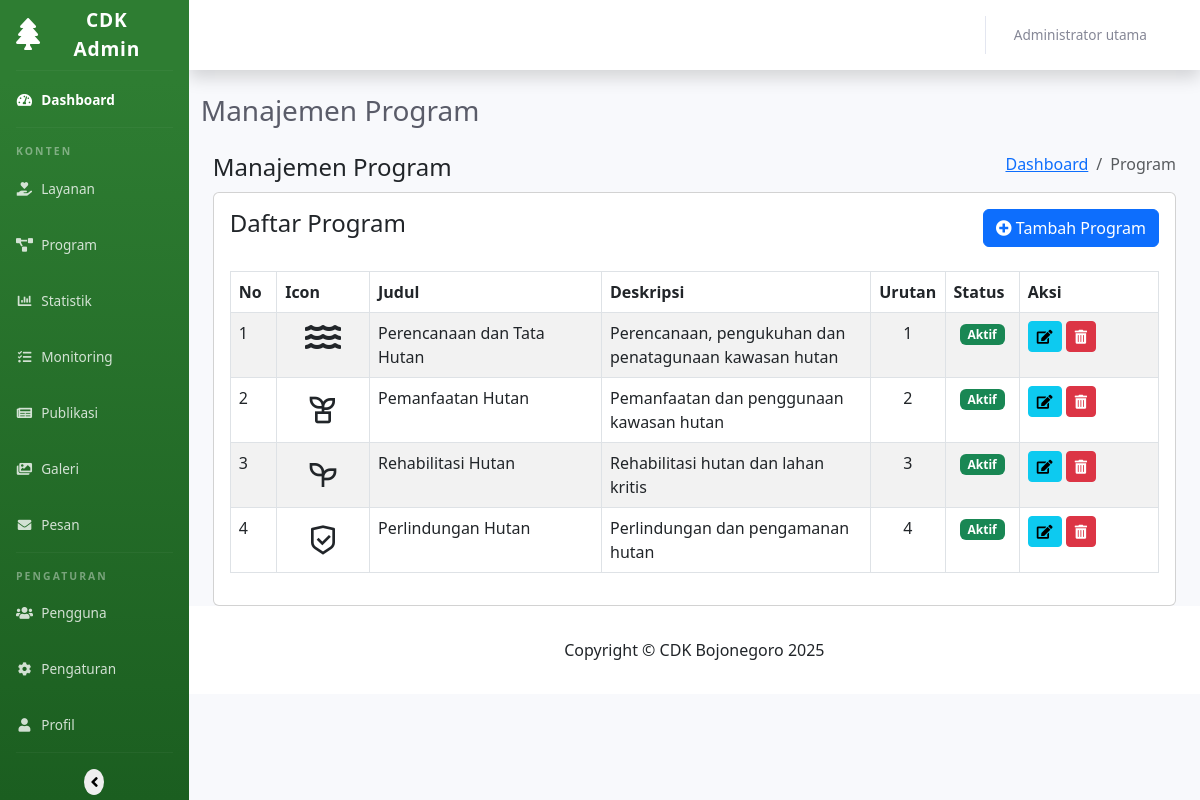
Page /admin/modules/program/index.php (signed in) on the committed database.
### tables this page shows
CREATE TABLE `users`  (
  `id` int(0) NOT NULL AUTO_INCREMENT,
  `username` varchar(50) NOT NULL,
  `password` varchar(255) NOT NULL,
  `name` varchar(100) NOT NULL,
  `email` varchar(100) NOT NULL,
  `role` enum('admin','editor') NOT NULL,
  `last_login` datetime(0) NULL DEFAULT NULL,
  `created_at` timestamp(0) NULL DEFAULT CURRENT_TIMESTAMP(0),
  `updated_at` timestamp(0) NULL DEFAULT CURRENT_TIMESTAMP(0) ON UPDATE CURRENT_TIMESTAMP(0),
  PRIMARY KEY (`id`) USING BTREE,
  UNIQUE INDEX `username`(`username`) USING BTREE
);

CREATE TABLE `programs`  (
  `id` int(0) NOT NULL AUTO_INCREMENT,
  `title` varchar(100) NOT NULL,
  `icon` varchar(50) NOT NULL,
  `description` text NULL,
  `content` text NULL,
  `order_number` int(0) NULL DEFAULT 0,
  `is_active` tinyint(1) NULL DEFAULT 1,
  `created_at` timestamp(0) NULL DEFAULT CURRENT_TIMESTAMP(0),
  `updated_at` timestamp(0) NULL DEFAULT CURRENT_TIMESTAMP(0) ON UPDATE CURRENT_TIMESTAMP(0),
  PRIMARY KEY (`id`) USING BTREE
);

### includes/config.php (called while the page is built, shortened)
<?php
$site_config = [
    'base_url' => 'http://localhost:8000/website-cdk-3',
    'admin_url' => 'http://localhost:8000/website-cdk-3/admin',
    'upload_dir' => 'uploads',
    'debug_mode' => true
];
function generateCsrfToken()
{
    if (function_exists('generateFormToken')) {
        return generateFormToken('global');
    }
    $token = bin2hex(random_bytes(32));
    return $token;
}

### admin/includes/auth.php (called while the page is built, shortened)
<?php
function getCurrentAdmin()
{
    global $pdo;
    try {
        $stmt = $pdo->prepare("SELECT * FROM users WHERE id = :id");
        $stmt->execute(['id' => $_SESSION['admin_id']]);
        return $stmt->fetch();
    } catch (PDOException $e) {
        error_log('Error getting current admin: ' . $e->getMessage());
        return null;
    }
}

### admin/includes/functions.php (called while the page is built, shortened)
<?php
function generateFormToken($form_name)
{
    $token = bin2hex(random_bytes(32));
    return $token;
}

### admin/modules/program/index.php (the view, shortened to what this page needs)
<?php
require_once BASE_PATH . '/includes/config.php';
require_once ADMIN_PATH . '/includes/auth.php';
require_once ADMIN_PATH . '/includes/functions.php';
try {
    $stmt = $pdo->query("SELECT * FROM programs ORDER BY order_number");
    $programs = $stmt->fetchAll();
} catch (PDOException $e) {
    $message = 'Error: ' . $e->getMessage();
    $message_type = 'danger';
    $programs = [];
}
$csrf_token = generateCsrfToken();
$page_title = 'Manajemen Program';
include_once ADMIN_PATH . '/includes/header.php';
?>
<div class="content-wrapper">
    <div class="container-fluid">
        <div class="row page-titles">
            <div class="col-md-5 align-self-center">
                <h4 class="text-themecolor">Manajemen Program</h4>
            </div>
            <div class="col-md-7 align-self-center text-end">
                <div class="d-flex justify-content-end align-items-center">
                    <ol class="breadcrumb">
                        <li class="breadcrumb-item"><a
                                href="<?php echo $site_config['admin_url']; ?>/dashboard.php">Dashboard</a></li>
                        <li class="breadcrumb-item active">Program</li>
                    </ol>
                </div>
            </div>
        </div>
        <div class="row">
            <div class="col-12">
                <div class="card">
                    <div class="card-body">
                        <div class="d-flex justify-content-between align-items-center mb-4">
                            <h4 class="card-title">Daftar Program</h4>
                            <a href="add.php" class="btn btn-primary">
                                <i class="fas fa-plus-circle"></i> Tambah Program
                            </a>
                        </div>
                        <div class="table-responsive">
                            <table class="table table-striped table-bordered datatable">
                                <thead>
                                    <tr>
                                        <th width="5%">No</th>
                                        <th width="10%">Icon</th>
                                        <th width="25%">Judul</th>
                                        <th>Deskripsi</th>
                                        <th width="8%">Urutan</th>
                                        <th width="8%">Status</th>
                                        <th width="15%">Aksi</th>
                                    </tr>
                                </thead>
                                <tbody>
                                    <?php if (count($programs) > 0): ?>
                                        <?php foreach ($programs as $index => $program): ?>
                                            <tr>
                                                <td><?php echo $index + 1; ?></td>
                                                <td class="text-center">
                                                    <i class="<?php echo htmlspecialchars($program['icon']); ?> fa-2x"></i>
                                                </td>
                                                <td><?php echo htmlspecialchars($program['title']); ?></td>
                                                <td><?php echo htmlspecialchars($program['description']); ?></td>
                                                <td class="text-center"><?php echo $program['order_number']; ?></td>
                                                <td class="text-center">
                                                    <?php if ($program['is_active']): ?>
                                                        <span class="badge bg-success">Aktif</span>
                                                    <?php else: ?>
                                                        <span class="badge bg-danger">Nonaktif</span>
                                                    <?php endif; ?>
                                                </td>
                                                <td>
                                                    <a href="edit.php?id=<?php echo $program['id']; ?>"
                                                        class="btn btn-sm btn-info" title="Edit">
                                                        <i class="fas fa-edit"></i>
                                                    </a>
                                                    <a href="#" class="btn btn-sm btn-danger btn-delete"
                                                        data-id="<?php echo $program['id']; ?>"
                                                        data-name="<?php echo htmlspecialchars($program['title']); ?>"
                                                        data-token="<?php echo $csrf_token; ?>" title="Hapus">
                                                        <i class="fas fa-trash-alt"></i>
                                                    </a>
                                                </td>
                                            </tr>
                                        <?php endforeach; ?>
                                    <?php else: ?>
                                        <tr>
                                            <td colspan="7" class="text-center">Tidak ada data program</td>
                                        </tr>
                                    <?php endif; ?>
                                </tbody>
                            </table>
                        </div>
                    </div>
                </div>
            </div>
        </div>
    </div>
</div>
<?php
include_once ADMIN_PATH . '/includes/footer.php';
?>

### admin/includes/header.php (shortened to what this page needs)
<?php
$current_admin = getCurrentAdmin();
$current_page = basename($_SERVER['PHP_SELF'], '.php');
?>
<!DOCTYPE html>
<html lang="id">
<head>
    <link href="https://cdn.jsdelivr.net/npm/bootstrap@5.3.0-alpha1/dist/css/bootstrap.min.css" rel="stylesheet">
    <link href="https://cdnjs.cloudflare.com/ajax/libs/font-awesome/6.0.0/css/all.min.css" rel="stylesheet">
    <link rel="stylesheet" href="https://cdnjs.cloudflare.com/ajax/libs/font-awesome/5.15.4/css/all.min.css">
    <link href="<?php echo $site_config['admin_url']; ?>/assets/css/admin.css" rel="stylesheet">
    <link href="https://cdn.jsdelivr.net/npm/remixicon@2.5.0/fonts/remixicon.css" rel="stylesheet">
    <link href="https://cdn.jsdelivr.net/npm/summernote@0.8.18/dist/summernote-bs5.min.css" rel="stylesheet">
</head>
<body id="page-top">
    <div id="wrapper">
        <ul class="navbar-nav bg-gradient-primary sidebar sidebar-dark accordion" id="accordionSidebar">
            <a class="sidebar-brand d-flex align-items-center justify-content-center"
                href="<?php echo $site_config['admin_url']; ?>/dashboard.php">
                <div class="sidebar-brand-icon">
                    <i class="fas fa-tree"></i>
                </div>
                <div class="sidebar-brand-text mx-3">CDK Admin</div>
            </a>
            <hr class="sidebar-divider my-0">
            <li
                class="nav-item <?php echo ($current_page === 'dashboard' || $current_page === 'index') ? 'active' : ''; ?>">
                <a class="nav-link" href="<?php echo $site_config['admin_url']; ?>/dashboard.php">
                    <i class="fas fa-fw fa-tachometer-alt"></i>
                    <span>Dashboard</span>
                </a>
            </li>
            <hr class="sidebar-divider">
            <div class="sidebar-heading">
                Konten
            </div>
            <li class="nav-item <?php echo (strpos($current_page, 'layanan') !== false) ? 'active' : ''; ?>">
                <a class="nav-link" href="<?php echo $site_config['admin_url']; ?>/modules/layanan/index.php">
                    <i class="fas fa-fw fa-hand-holding-heart"></i>
                    <span>Layanan</span>
                </a>
            </li>
            <li class="nav-item <?php echo (strpos($current_page, 'program') !== false) ? 'active' : ''; ?>">
                <a class="nav-link" href="<?php echo $site_config['admin_url']; ?>/modules/program/index.php">
                    <i class="fas fa-fw fa-project-diagram"></i>
                    <span>Program</span>
                </a>
            </li>
            <li class="nav-item <?php echo (strpos($current_page, 'statistik') !== false) ? 'active' : ''; ?>">
                <a class="nav-link" href="<?php echo $site_config['admin_url']; ?>/modules/statistik/index.php">
                    <i class="fas fa-fw fa-chart-bar"></i>
                    <span>Statistik</span>
                </a>
            </li>
            <li class="nav-item <?php echo (strpos($current_page, 'monitoring') !== false) ? 'active' : ''; ?>">
                <a class="nav-link" href="<?php echo $site_config['admin_url']; ?>/modules/monitoring/index.php">
                    <i class="fas fa-fw fa-tasks"></i>
                    <span>Monitoring</span>
                </a>
            </li>
            <li class="nav-item <?php echo (strpos($current_page, 'publikasi') !== false) ? 'active' : ''; ?>">
                <a class="nav-link" href="<?php echo $site_config['admin_url']; ?>/modules/publikasi/index.php">
                    <i class="fas fa-fw fa-newspaper"></i>
                    <span>Publikasi</span>
                </a>
            </li>
            <li class="nav-item <?php echo (strpos($current_page, 'galeri') !== false) ? 'active' : ''; ?>">
                <a class="nav-link" href="<?php echo $site_config['admin_url']; ?>/modules/galeri/index.php">
                    <i class="fas fa-fw fa-images"></i>
                    <span>Galeri</span>
                </a>
            </li>
            <li class="nav-item <?php echo (strpos($current_page, 'pesan') !== false) ? 'active' : ''; ?>">
                <a class="nav-link" href="<?php echo $site_config['admin_url']; ?>/modules/pesan/index.php">
                    <i class="fas fa-fw fa-envelope"></i>
                    <span>Pesan</span>
                </a>
            </li>
            <hr class="sidebar-divider">
            <div class="sidebar-heading">
                Pengaturan
            </div>
            <?php if (isset($_SESSION['admin_role']) && $_SESSION['admin_role'] === 'admin'): ?>
                <li class="nav-item <?php echo (strpos($current_page, 'users') !== false) ? 'active' : ''; ?>">
                    <a class="nav-link" href="<?php echo $site_config['admin_url']; ?>/modules/users/index.php">
                        <i class="fas fa-fw fa-users"></i>
                        <span>Pengguna</span>
                    </a>
                </li>
            <?php endif; ?>
            <li class="nav-item <?php echo ($current_page === 'settings') ? 'active' : ''; ?>">
                <a class="nav-link" href="<?php echo $site_config['admin_url']; ?>/settings.php">
                    <i class="fas fa-fw fa-cog"></i>
                    <span>Pengaturan</span>
                </a>
            </li>
            <li class="nav-item <?php echo ($current_page === 'profile') ? 'active' : ''; ?>">
                <a class="nav-link" href="<?php echo $site_config['admin_url']; ?>/profile.php">
                    <i class="fas fa-fw fa-user"></i>
                    <span>Profil</span>
                </a>
            </li>
            <hr class="sidebar-divider d-none d-md-block">
            <div class="text-center d-none d-md-inline">
                <button class="rounded-circle border-0" id="sidebarToggle">
                    <i class="fas fa-angle-left"></i>
                </button>
            </div>
        </ul>
        <div id="content-wrapper" class="d-flex flex-column">
            <div id="content">
                <nav class="navbar navbar-expand navbar-light bg-white topbar mb-4 static-top shadow">
                    <ul class="navbar-nav ms-auto">
                        <li class="nav-item dropdown no-arrow">
                            <a class="nav-link dropdown-toggle" href="#" id="userDropdown" role="button"
                                data-bs-toggle="dropdown" aria-haspopup="true" aria-expanded="false">
                                <span class="me-2 d-none d-lg-inline text-gray-600 small">
                                    <?php echo htmlspecialchars($current_admin['name'] ?? 'Admin'); ?>
                                </span>
                                <i class="fas fa-user-circle fa-fw"></i>
                            </a>
                        </li>
                    </ul>
                </nav>
                <div class="container-fluid">
                    <div class="d-sm-flex align-items-center justify-content-between mb-4">
                        <h1 class="h3 mb-0 text-gray-800"><?php echo $page_title ?? 'Dashboard'; ?></h1>
                    </div>

### rows in the picture
users: name "Administrator utama"
programs: title "Perencanaan dan Tata Hutan", description "Perencanaan, pengukuhan dan penatagunaan kawasan hutan", order_number "1", is_active "Aktif"
programs: title "Pemanfaatan Hutan", description "Pemanfaatan dan penggunaan kawasan hutan", order_number "2", is_active "Aktif"
programs: title "Rehabilitasi Hutan", description "Rehabilitasi hutan dan lahan kritis", order_number "3", is_active "Aktif"
programs: title "Perlindungan Hutan", description "Perlindungan dan pengamanan hutan", order_number "4", is_active "Aktif"

### other values in the picture
$page_title "Manajemen Program"
